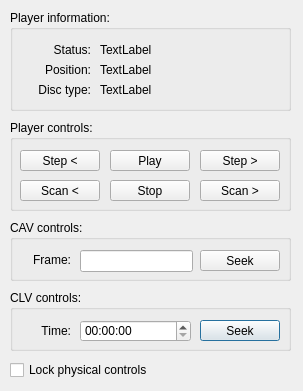
<?xml version="1.0" encoding="UTF-8"?>
<ui version="4.0">
 <class>playerControlDialog</class>
 <widget class="QDialog" name="playerControlDialog">
  <property name="geometry">
   <rect>
    <x>0</x>
    <y>0</y>
    <width>303</width>
    <height>391</height>
   </rect>
  </property>
  <property name="windowTitle">
   <string>Player Integrated Capture</string>
  </property>
  <widget class="QCheckBox" name="lockControlsCheckBox">
   <property name="geometry">
    <rect>
     <x>10</x>
     <y>360</y>
     <width>151</width>
     <height>20</height>
    </rect>
   </property>
   <property name="text">
    <string>Lock physical controls</string>
   </property>
  </widget>
  <widget class="QGroupBox" name="playerControlsGroupBox">
   <property name="geometry">
    <rect>
     <x>10</x>
     <y>120</y>
     <width>281</width>
     <height>91</height>
    </rect>
   </property>
   <property name="title">
    <string>Player controls:</string>
   </property>
   <widget class="QPushButton" name="stopPushButton">
    <property name="geometry">
     <rect>
      <x>100</x>
      <y>60</y>
      <width>80</width>
      <height>21</height>
     </rect>
    </property>
    <property name="text">
     <string>Stop</string>
    </property>
    <property name="autoDefault">
     <bool>false</bool>
    </property>
   </widget>
   <widget class="QPushButton" name="scanBackwardsPushButton">
    <property name="geometry">
     <rect>
      <x>10</x>
      <y>60</y>
      <width>80</width>
      <height>21</height>
     </rect>
    </property>
    <property name="text">
     <string>Scan &lt;</string>
    </property>
    <property name="autoDefault">
     <bool>false</bool>
    </property>
   </widget>
   <widget class="QPushButton" name="stepBackwardsPushButton">
    <property name="geometry">
     <rect>
      <x>10</x>
      <y>30</y>
      <width>80</width>
      <height>21</height>
     </rect>
    </property>
    <property name="text">
     <string>Step &lt;</string>
    </property>
    <property name="autoDefault">
     <bool>false</bool>
    </property>
   </widget>
   <widget class="QPushButton" name="scanForwardsPushButton">
    <property name="geometry">
     <rect>
      <x>190</x>
      <y>60</y>
      <width>80</width>
      <height>21</height>
     </rect>
    </property>
    <property name="text">
     <string>Scan &gt;</string>
    </property>
    <property name="autoDefault">
     <bool>false</bool>
    </property>
   </widget>
   <widget class="QPushButton" name="stepForwardsPushButton">
    <property name="geometry">
     <rect>
      <x>190</x>
      <y>30</y>
      <width>80</width>
      <height>21</height>
     </rect>
    </property>
    <property name="text">
     <string>Step &gt;</string>
    </property>
    <property name="autoDefault">
     <bool>false</bool>
    </property>
   </widget>
   <widget class="QPushButton" name="playPushButton">
    <property name="geometry">
     <rect>
      <x>100</x>
      <y>30</y>
      <width>80</width>
      <height>21</height>
     </rect>
    </property>
    <property name="text">
     <string>Play</string>
    </property>
    <property name="autoDefault">
     <bool>false</bool>
    </property>
   </widget>
  </widget>
  <widget class="QGroupBox" name="cavControlsGroupBox">
   <property name="geometry">
    <rect>
     <x>10</x>
     <y>220</y>
     <width>281</width>
     <height>61</height>
    </rect>
   </property>
   <property name="title">
    <string>CAV controls:</string>
   </property>
   <widget class="QLineEdit" name="seekPositionLineEdit">
    <property name="geometry">
     <rect>
      <x>70</x>
      <y>30</y>
      <width>113</width>
      <height>22</height>
     </rect>
    </property>
    <property name="focusPolicy">
     <enum>Qt::ClickFocus</enum>
    </property>
   </widget>
   <widget class="QPushButton" name="seekPushButton">
    <property name="geometry">
     <rect>
      <x>190</x>
      <y>30</y>
      <width>80</width>
      <height>21</height>
     </rect>
    </property>
    <property name="text">
     <string>Seek</string>
    </property>
    <property name="autoDefault">
     <bool>false</bool>
    </property>
   </widget>
   <widget class="QLabel" name="seekLabel">
    <property name="geometry">
     <rect>
      <x>20</x>
      <y>30</y>
      <width>41</width>
      <height>20</height>
     </rect>
    </property>
    <property name="text">
     <string>Frame:</string>
    </property>
    <property name="alignment">
     <set>Qt::AlignRight|Qt::AlignTrailing|Qt::AlignVCenter</set>
    </property>
   </widget>
  </widget>
  <widget class="QGroupBox" name="playerInformationGroupBox">
   <property name="geometry">
    <rect>
     <x>10</x>
     <y>10</y>
     <width>281</width>
     <height>101</height>
    </rect>
   </property>
   <property name="title">
    <string>Player information:</string>
   </property>
   <widget class="QLabel" name="staticLabel_1">
    <property name="geometry">
     <rect>
      <x>10</x>
      <y>50</y>
      <width>71</width>
      <height>20</height>
     </rect>
    </property>
    <property name="text">
     <string>Position:</string>
    </property>
    <property name="alignment">
     <set>Qt::AlignRight|Qt::AlignTrailing|Qt::AlignVCenter</set>
    </property>
   </widget>
   <widget class="QLabel" name="staticLabel_2">
    <property name="geometry">
     <rect>
      <x>10</x>
      <y>30</y>
      <width>71</width>
      <height>20</height>
     </rect>
    </property>
    <property name="text">
     <string>Status:</string>
    </property>
    <property name="alignment">
     <set>Qt::AlignRight|Qt::AlignTrailing|Qt::AlignVCenter</set>
    </property>
   </widget>
   <widget class="QLabel" name="staticLabel_3">
    <property name="geometry">
     <rect>
      <x>10</x>
      <y>70</y>
      <width>71</width>
      <height>20</height>
     </rect>
    </property>
    <property name="text">
     <string>Disc type:</string>
    </property>
    <property name="alignment">
     <set>Qt::AlignRight|Qt::AlignTrailing|Qt::AlignVCenter</set>
    </property>
   </widget>
   <widget class="QLabel" name="positionInfoLabel">
    <property name="geometry">
     <rect>
      <x>90</x>
      <y>50</y>
      <width>181</width>
      <height>20</height>
     </rect>
    </property>
    <property name="text">
     <string>TextLabel</string>
    </property>
   </widget>
   <widget class="QLabel" name="statusInfoLabel">
    <property name="geometry">
     <rect>
      <x>90</x>
      <y>30</y>
      <width>181</width>
      <height>20</height>
     </rect>
    </property>
    <property name="text">
     <string>TextLabel</string>
    </property>
   </widget>
   <widget class="QLabel" name="discTypeInfoLabel">
    <property name="geometry">
     <rect>
      <x>90</x>
      <y>70</y>
      <width>181</width>
      <height>20</height>
     </rect>
    </property>
    <property name="text">
     <string>TextLabel</string>
    </property>
   </widget>
  </widget>
  <widget class="QGroupBox" name="clvControlsGroupBox">
   <property name="geometry">
    <rect>
     <x>10</x>
     <y>290</y>
     <width>281</width>
     <height>61</height>
    </rect>
   </property>
   <property name="title">
    <string>CLV controls:</string>
   </property>
   <widget class="QTimeEdit" name="timeSeektimeEdit">
    <property name="geometry">
     <rect>
      <x>70</x>
      <y>30</y>
      <width>111</width>
      <height>22</height>
     </rect>
    </property>
    <property name="dateTime">
     <datetime>
      <hour>0</hour>
      <minute>0</minute>
      <second>0</second>
      <year>1999</year>
      <month>12</month>
      <day>20</day>
     </datetime>
    </property>
    <property name="maximumDateTime">
     <datetime>
      <hour>1</hour>
      <minute>59</minute>
      <second>59</second>
      <year>1999</year>
      <month>12</month>
      <day>20</day>
     </datetime>
    </property>
    <property name="minimumTime">
     <time>
      <hour>0</hour>
      <minute>0</minute>
      <second>0</second>
     </time>
    </property>
    <property name="currentSection">
     <enum>QDateTimeEdit::MinuteSection</enum>
    </property>
    <property name="displayFormat">
     <string>HH:mm:ss</string>
    </property>
    <property name="timeSpec">
     <enum>Qt::LocalTime</enum>
    </property>
    <property name="time">
     <time>
      <hour>0</hour>
      <minute>0</minute>
      <second>0</second>
     </time>
    </property>
   </widget>
   <widget class="QPushButton" name="timeSeekPushButton">
    <property name="geometry">
     <rect>
      <x>190</x>
      <y>30</y>
      <width>80</width>
      <height>21</height>
     </rect>
    </property>
    <property name="text">
     <string>Seek</string>
    </property>
   </widget>
   <widget class="QLabel" name="timeSeeklabel">
    <property name="geometry">
     <rect>
      <x>20</x>
      <y>30</y>
      <width>41</width>
      <height>21</height>
     </rect>
    </property>
    <property name="text">
     <string>Time:</string>
    </property>
    <property name="alignment">
     <set>Qt::AlignRight|Qt::AlignTrailing|Qt::AlignVCenter</set>
    </property>
   </widget>
  </widget>
 </widget>
 <resources/>
 <connections/>
</ui>
